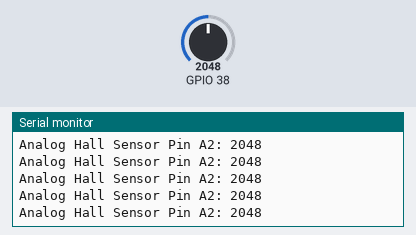
Bench run of a sketch on a simulated ESP32. Shown: the last lines printed to the serial monitor. The inputs (shaded band) are chosen by the test bench; at power-on: GPIO 38 = 2048.

Above: at 1.2 s.
1.3 s: GPIO 38 set to 2866
At 1.31 s:
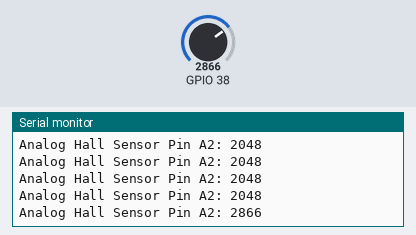
2.8 s: GPIO 38 set to 3603
At 2.81 s:
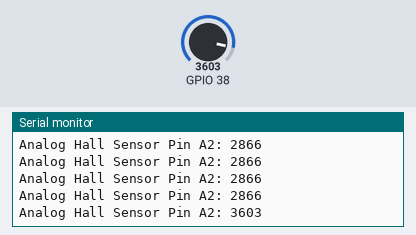
Timing chart, 0 to 5.8 s (numbered marks = the images above; inputs shaded):
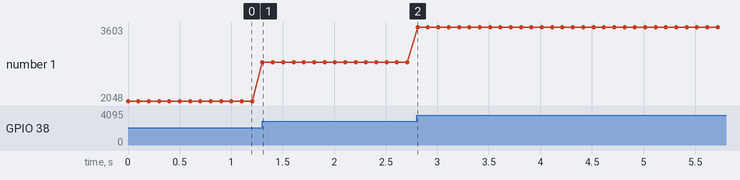

Measured:
- after the input at 1.3 s, the serial monitor: prints a new line at once (image 1)
- after the input at 2.8 s, the serial monitor: prints a new line at once (image 2)
- plotted number 1: 2048 → 2866 after the input at 1.3 s, 2866 → 3603 after the input at 2.8 s

The sketch:

Prueba_HallSensor.ino
```cpp
void setup() {
  Serial.begin(9600);
}

void loop() {
   int hallRead;
  // put your main code here, to run repeatedly:
  hallRead = analogRead(A2);
  Serial.print("Analog Hall Sensor Pin A2: ");
  Serial.println(hallRead);
  delay(100);
  //Sirve Rango 210-800
}
```
